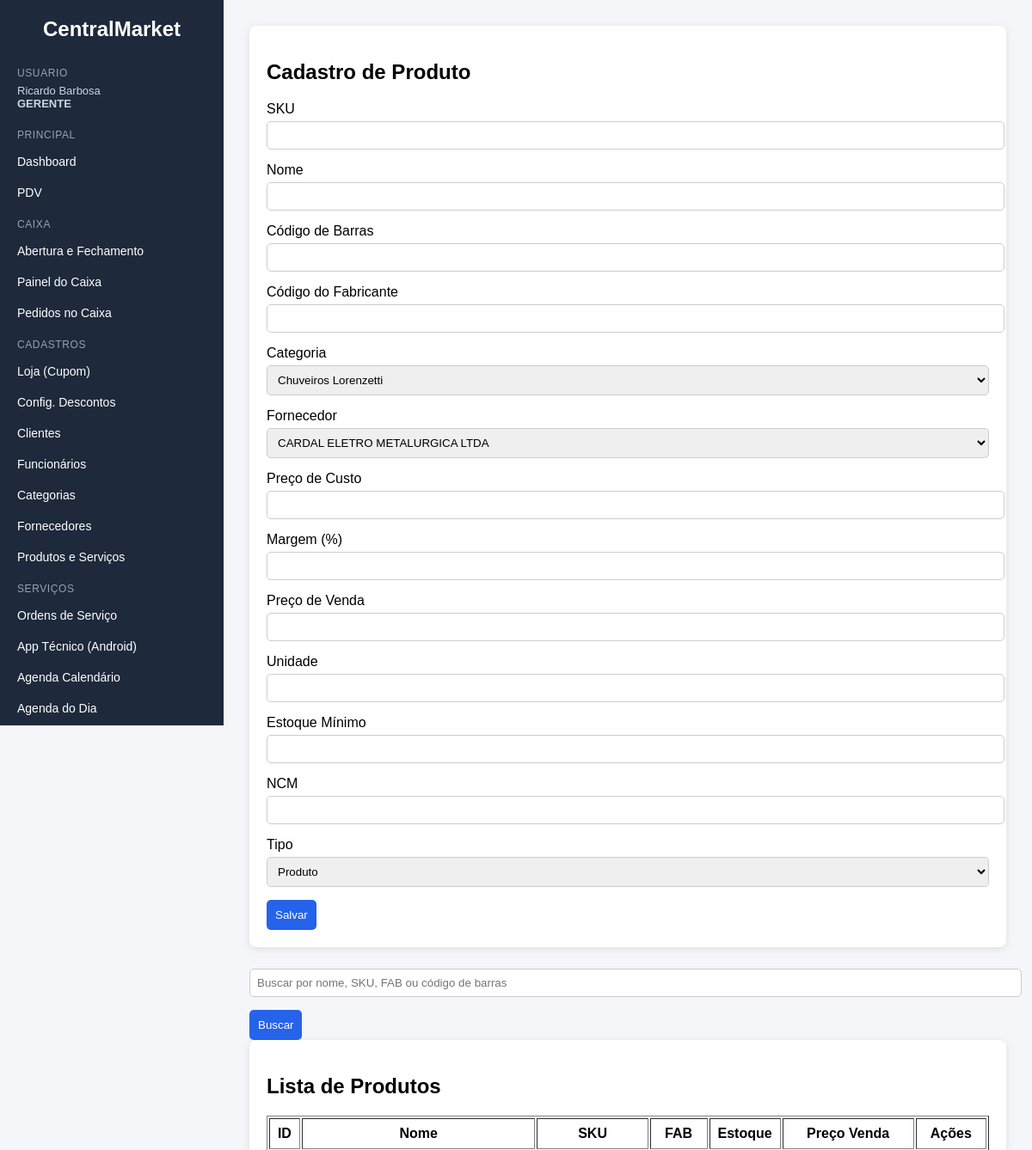
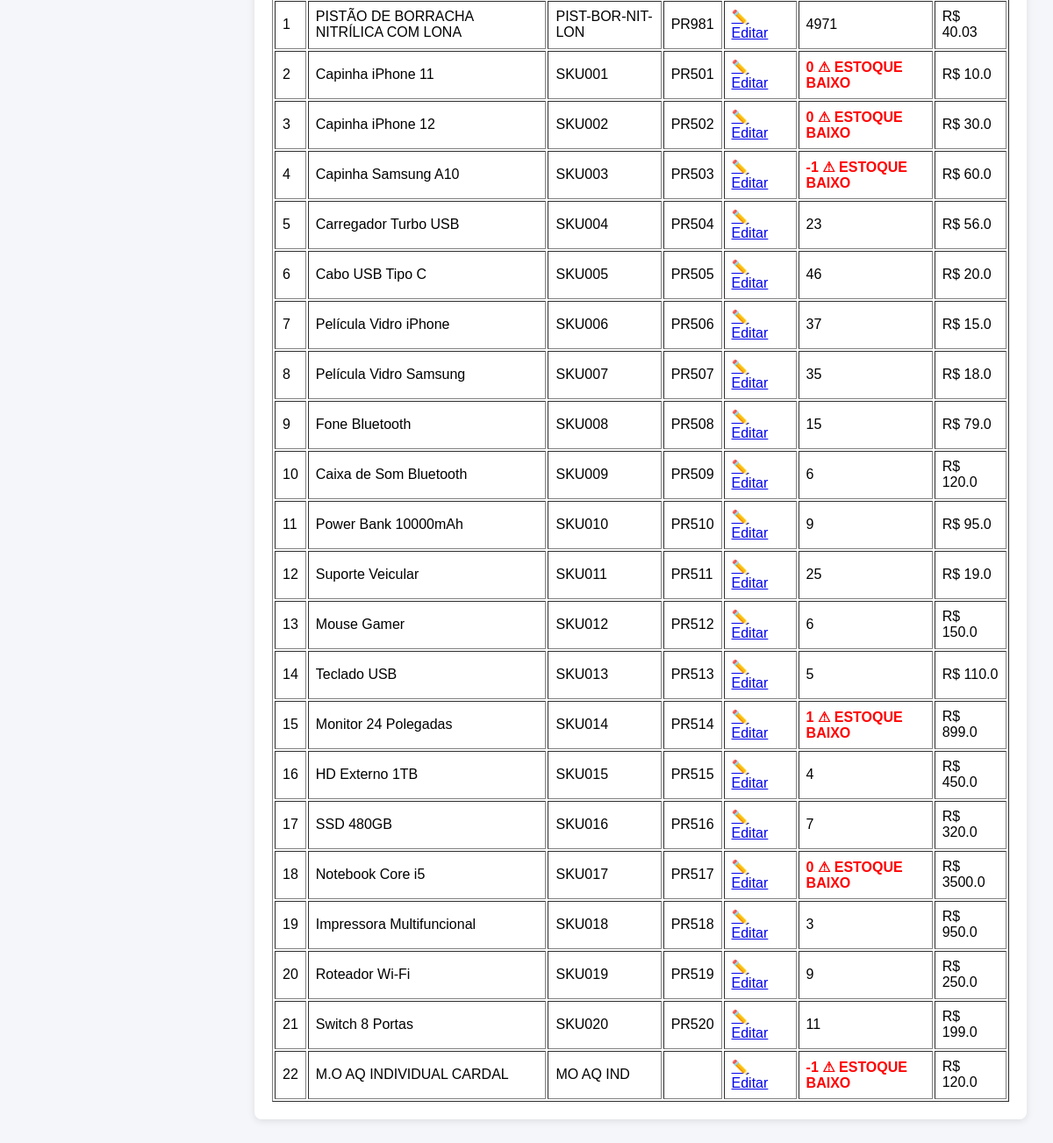
Screenshot of /produtos (signed in) with the database file from the repository (2 pictures, top to bottom).
### tables this page shows
CREATE TABLE produtos (
    id INTEGER PRIMARY KEY AUTOINCREMENT,
    sku TEXT,
    nome TEXT NOT NULL,
    codigo_barras TEXT,
    codigo_fabricante TEXT,
    categoria_id INTEGER,
    fornecedor_id INTEGER,
    preco_custo REAL,
    preco_venda REAL,
    estoque INTEGER DEFAULT 0,
    estoque_minimo INTEGER DEFAULT 0,
    unidade TEXT,
    ncm TEXT
, tipo TEXT);

### app.py (the view, shortened to what this page needs)
@app.route("/produtos", methods=["GET", "POST"])
def produtos():
    conn = conectar()
    cursor = conn.cursor()
    busca = request.args.get("busca", "").strip()
    if busca:
        cursor.execute("""
            SELECT * FROM produtos
            WHERE nome LIKE ?
            OR sku LIKE ?
            OR codigo_barras LIKE ?
            OR codigo_fabricante LIKE ?
        """, (
            f"%{busca}%",
            f"%{busca}%",
            f"%{busca}%",
            f"%{busca}%"
        ))
    else:
        cursor.execute("SELECT * FROM produtos")
    produtos = cursor.fetchall()
    cursor.execute("SELECT * FROM categorias")
    categorias = cursor.fetchall()
    cursor.execute("SELECT * FROM fornecedores")
    fornecedores = cursor.fetchall()
    conn.close()
    return render_template(
        "produtos.html",
        categorias=categorias,
        fornecedores=fornecedores,
        produtos=produtos
    )

### app.py (called while the page is built, shortened)
def ensure_funcionarios_auth_columns():
    global AUTH_SCHEMA_READY
    if AUTH_SCHEMA_READY:
        return

def nivel_usuario():
    role = (session.get("user_role") or "funcionario").lower()
    return ROLE_LEVEL.get(role, 1)

@app.before_request
def validar_acesso():
    ensure_funcionarios_auth_columns()
    endpoint = request.endpoint or ""
    if endpoint in AUTH_PUBLIC_ENDPOINTS:
        return None
    if endpoint.startswith("static"):
        return None
    if "user_id" not in session:
        return redirect(url_for("login", next=request.path))
    if endpoint in PROPRIETARIO_ENDPOINTS and (session.get("user_role") != "proprietario"):
        return resposta_acesso_negado("Acesso permitido apenas para proprietario.")
    if endpoint in GERENTE_ENDPOINTS and nivel_usuario() < ROLE_LEVEL["gerente"]:
        return resposta_acesso_negado("Acesso permitido para gerente ou proprietario.")
    return None

@app.context_processor
def injetar_usuario():
    return {
        "usuario_logado": session.get("user_nome"),
        "perfil_logado": session.get("user_role"),
    }

### banco.py (called while the page is built)
def conectar():
    conn = sqlite3.connect("database.db")
    conn.row_factory = sqlite3.Row   # ← ADICIONE ISSO
    conn.execute("PRAGMA foreign_keys = ON")
    return conn

### templates/produtos.html (shortened to what this page needs)
{% extends "base.html" %}
{% block content %}
<div class="card">
    <h2>Cadastro de Produto</h2>
    <form method="POST">
        <label>SKU</label>
        <input type="text" name="sku" required>
        <label>Nome</label>
        <input type="text" name="nome" required>
        <label>Código de Barras</label>
        <input type="text" name="codigo_barras">
        <label>Código do Fabricante</label>
        <input type="text" name="codigo_fabricante">
        <label>Categoria</label>
        <select name="categoria_id" required>
            {% for categoria in categorias %}
                <option value="{{ categoria.id }}">{{ categoria.nome }}</option>
            {% endfor %}
        </select>
        <label>Fornecedor</label>
        <select name="fornecedor_id" required>
            {% for fornecedor in fornecedores %}
                <option value="{{ fornecedor.id }}">{{ fornecedor.razao_social }}</option>
            {% endfor %}
        </select>
        <label>Preço de Custo</label>
        <input type="number" step="0.01" id="preco_custo" name="preco_custo" required>
        <label>Margem (%)</label>
        <input type="number" step="0.01" id="margem">
        <label>Preço de Venda</label>
        <input type="number" step="0.01" id="preco_venda" name="preco_venda" required>
        <label>Unidade</label>
        <input type="text" name="unidade">
        <label>Estoque Mínimo</label>
        <input type="number" name="estoque_minimo">
        <label>NCM</label>
        <input type="text" name="ncm">
        <label>Tipo</label>
<select name="tipo" required>
    <option value="produto">Produto</option>
</select>
        <button type="submit">Salvar</button>
    </form>
</div>
<form method="GET">
    <input type="text" name="busca" placeholder="Buscar por nome, SKU, FAB ou código de barras">
    <button type="submit">Buscar</button>
</form>
<div class="card">
    <h2>Lista de Produtos</h2>
<table border="1" width="100%" cellpadding="8">
    <thead>
        <tr>
            <th>ID</th>
            <th>Nome</th>
            <th>SKU</th>
            <th>FAB</th>
            <th>Estoque</th>
            <th>Preço Venda</th>
            <th>Ações</th>
        </tr>
    </thead>
    <tbody>
        {% for produto in produtos %}
        <tr>
            <td>{{ produto.id }}</td>
            <td>{{ produto.nome }}</td>
            <td>{{ produto.sku }}</td>
            <td>{{ produto.codigo_fabricante }}</td>
            <td><a href="/editar/{{ produto.id }}">✏️ Editar</a></td>
            <td>
    {% if produto.estoque <= produto.estoque_minimo %}
        <span style="color:red; font-weight:bold;">
            {{ produto.estoque }} ⚠ ESTOQUE BAIXO
        </span>
    {% else %}
        {{ produto.estoque }}
    {% endif %}
</td>
            <td>R$ {{ produto.preco_venda }}</td>
        </tr>
        {% endfor %}
    </tbody>
</table>
</div>
{% endblock %}

### static/style.css (style rules this page uses)
body { margin: 0; font-family: Arial, sans-serif; background-color: #f4f6f9; display: flex; }
.card { background: white; padding: 20px; border-radius: 8px; box-shadow: 0px 2px 8px rgba(0,0,0,0.1); margin-bottom: 20px; }
input, select { width: 100%; padding: 8px; margin-top: 5px; margin-bottom: 15px; border-radius: 5px; border: 1px solid #ccc; }
button { background-color: #2563eb; color: white; padding: 10px; border: none; border-radius: 5px; cursor: pointer; }

### rows the page displays
produtos: id "1", nome "PISTÃO DE BORRACHA NITRÍLICA COM LONA", sku "PIST-BOR-NIT-LON", codigo_fabricante "PR981", estoque "4971", preco_venda "40.03"
produtos: id "2", nome "Capinha iPhone 11", sku "SKU001", codigo_fabricante "PR501", estoque "0", preco_venda "10.0"
produtos: id "3", nome "Capinha iPhone 12", sku "SKU002", codigo_fabricante "PR502", estoque "0", preco_venda "30.0"
produtos: id "4", nome "Capinha Samsung A10", sku "SKU003", codigo_fabricante "PR503", estoque "-1", preco_venda "60.0"
produtos: id "5", nome "Carregador Turbo USB", sku "SKU004", codigo_fabricante "PR504", estoque "23", preco_venda "56.0"
produtos: id "6", nome "Cabo USB Tipo C", sku "SKU005", codigo_fabricante "PR505", estoque "46", preco_venda "20.0"
produtos: id "7", nome "Película Vidro iPhone", sku "SKU006", codigo_fabricante "PR506", estoque "37", preco_venda "15.0"
produtos: id "8", nome "Película Vidro Samsung", sku "SKU007", codigo_fabricante "PR507", estoque "35", preco_venda "18.0"
produtos: id "9", nome "Fone Bluetooth", sku "SKU008", codigo_fabricante "PR508", estoque "15", preco_venda "79.0"
produtos: id "10", nome "Caixa de Som Bluetooth", sku "SKU009", codigo_fabricante "PR509", estoque "6", preco_venda "120.0"
produtos: id "11", nome "Power Bank 10000mAh", sku "SKU010", codigo_fabricante "PR510", estoque "9", preco_venda "95.0"
produtos: id "12", nome "Suporte Veicular", sku "SKU011", codigo_fabricante "PR511", estoque "25", preco_venda "19.0"
produtos: id "13", nome "Mouse Gamer", sku "SKU012", codigo_fabricante "PR512", estoque "6", preco_venda "150.0"
produtos: id "14", nome "Teclado USB", sku "SKU013", codigo_fabricante "PR513", estoque "5", preco_venda "110.0"
produtos: id "15", nome "Monitor 24 Polegadas", sku "SKU014", codigo_fabricante "PR514", estoque "1", preco_venda "899.0"
produtos: id "16", nome "HD Externo 1TB", sku "SKU015", codigo_fabricante "PR515", estoque "4", preco_venda "450.0"
produtos: id "17", nome "SSD 480GB", sku "SKU016", codigo_fabricante "PR516", estoque "7", preco_venda "320.0"
produtos: id "18", nome "Notebook Core i5", sku "SKU017", codigo_fabricante "PR517", estoque "0", preco_venda "3500.0"
produtos: id "19", nome "Impressora Multifuncional", sku "SKU018", codigo_fabricante "PR518", estoque "3", preco_venda "950.0"
produtos: id "20", nome "Roteador Wi-Fi", sku "SKU019", codigo_fabricante "PR519", estoque "9", preco_venda "250.0"
produtos: id "21", nome "Switch 8 Portas", sku "SKU020", codigo_fabricante "PR520", estoque "11", preco_venda "199.0"
produtos: id "22", nome "M.O AQ INDIVIDUAL CARDAL", sku "MO AQ IND", estoque "-1", preco_venda "120.0"

### other values shown
{{ usuario_logado }} "Ricardo Barbosa"
{{ perfil_logado|upper }} "GERENTE"
form field categoria_id "Chuveiros Lorenzetti"
form field fornecedor_id "CARDAL ELETRO METALURGICA LTDA"
